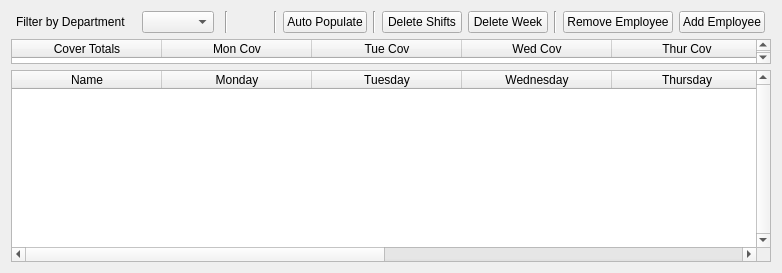
        <widget class="QWidget" name="rotaTab">
         <attribute name="title">
          <string>Rota</string>
         </attribute>
         <layout class="QGridLayout" name="gridLayout_5">
          <item row="4" column="0">
           <widget class="QTableWidget" name="tableWidget">
            <property name="sizePolicy">
             <sizepolicy hsizetype="Preferred" vsizetype="Preferred">
              <horstretch>0</horstretch>
              <verstretch>0</verstretch>
             </sizepolicy>
            </property>
            <property name="minimumSize">
             <size>
              <width>0</width>
              <height>0</height>
             </size>
            </property>
            <property name="styleSheet">
             <string notr="true"/>
            </property>
            <property name="verticalScrollBarPolicy">
             <enum>Qt::ScrollBarAlwaysOn</enum>
            </property>
            <property name="horizontalScrollBarPolicy">
             <enum>Qt::ScrollBarAsNeeded</enum>
            </property>
            <property name="editTriggers">
             <set>QAbstractItemView::NoEditTriggers</set>
            </property>
            <property name="dragDropOverwriteMode">
             <bool>false</bool>
            </property>
            <property name="alternatingRowColors">
             <bool>true</bool>
            </property>
            <property name="selectionMode">
             <enum>QAbstractItemView::ExtendedSelection</enum>
            </property>
            <property name="selectionBehavior">
             <enum>QAbstractItemView::SelectItems</enum>
            </property>
            <property name="textElideMode">
             <enum>Qt::ElideMiddle</enum>
            </property>
            <property name="wordWrap">
             <bool>true</bool>
            </property>
            <property name="columnCount">
             <number>8</number>
            </property>
            <attribute name="horizontalHeaderCascadingSectionResizes">
             <bool>false</bool>
            </attribute>
            <attribute name="horizontalHeaderDefaultSectionSize">
             <number>150</number>
            </attribute>
            <attribute name="horizontalHeaderHighlightSections">
             <bool>false</bool>
            </attribute>
            <attribute name="horizontalHeaderMinimumSectionSize">
             <number>150</number>
            </attribute>
            <attribute name="horizontalHeaderStretchLastSection">
             <bool>false</bool>
            </attribute>
            <attribute name="verticalHeaderVisible">
             <bool>false</bool>
            </attribute>
            <attribute name="verticalHeaderCascadingSectionResizes">
             <bool>false</bool>
            </attribute>
            <attribute name="verticalHeaderDefaultSectionSize">
             <number>30</number>
            </attribute>
            <attribute name="verticalHeaderHighlightSections">
             <bool>false</bool>
            </attribute>
            <attribute name="verticalHeaderMinimumSectionSize">
             <number>21</number>
            </attribute>
            <attribute name="verticalHeaderStretchLastSection">
             <bool>false</bool>
            </attribute>
            <column>
             <property name="text">
              <string>Name</string>
             </property>
            </column>
            <column>
             <property name="text">
              <string>Monday</string>
             </property>
            </column>
            <column>
             <property name="text">
              <string>Tuesday</string>
             </property>
            </column>
            <column>
             <property name="text">
              <string>Wednesday</string>
             </property>
            </column>
            <column>
             <property name="text">
              <string>Thursday</string>
             </property>
            </column>
            <column>
             <property name="text">
              <string>Friday</string>
             </property>
            </column>
            <column>
             <property name="text">
              <string>Saturday</string>
             </property>
            </column>
            <column>
             <property name="text">
              <string>Sunday</string>
             </property>
            </column>
           </widget>
          </item>
          <item row="3" column="0">
           <widget class="QTableWidget" name="coverHeaderTable">
            <property name="sizePolicy">
             <sizepolicy hsizetype="Expanding" vsizetype="Fixed">
              <horstretch>0</horstretch>
              <verstretch>0</verstretch>
             </sizepolicy>
            </property>
            <property name="minimumSize">
             <size>
              <width>0</width>
              <height>25</height>
             </size>
            </property>
            <property name="maximumSize">
             <size>
              <width>16777215</width>
              <height>25</height>
             </size>
            </property>
            <property name="frameShadow">
             <enum>QFrame::Sunken</enum>
            </property>
            <property name="lineWidth">
             <number>0</number>
            </property>
            <property name="verticalScrollBarPolicy">
             <enum>Qt::ScrollBarAlwaysOn</enum>
            </property>
            <property name="horizontalScrollBarPolicy">
             <enum>Qt::ScrollBarAlwaysOff</enum>
            </property>
            <property name="editTriggers">
             <set>QAbstractItemView::NoEditTriggers</set>
            </property>
            <property name="tabKeyNavigation">
             <bool>false</bool>
            </property>
            <property name="dragDropOverwriteMode">
             <bool>false</bool>
            </property>
            <property name="columnCount">
             <number>8</number>
            </property>
            <attribute name="horizontalHeaderDefaultSectionSize">
             <number>150</number>
            </attribute>
            <attribute name="horizontalHeaderMinimumSectionSize">
             <number>150</number>
            </attribute>
            <attribute name="horizontalHeaderShowSortIndicator" stdset="0">
             <bool>false</bool>
            </attribute>
            <attribute name="verticalHeaderVisible">
             <bool>false</bool>
            </attribute>
            <attribute name="verticalHeaderCascadingSectionResizes">
             <bool>false</bool>
            </attribute>
            <attribute name="verticalHeaderDefaultSectionSize">
             <number>0</number>
            </attribute>
            <column>
             <property name="text">
              <string>Cover Totals</string>
             </property>
            </column>
            <column>
             <property name="text">
              <string>Mon Cov</string>
             </property>
            </column>
            <column>
             <property name="text">
              <string>Tue Cov</string>
             </property>
            </column>
            <column>
             <property name="text">
              <string>Wed Cov</string>
             </property>
            </column>
            <column>
             <property name="text">
              <string>Thur Cov</string>
             </property>
            </column>
            <column>
             <property name="text">
              <string>Fri Cov</string>
             </property>
            </column>
            <column>
             <property name="text">
              <string>New Column</string>
             </property>
            </column>
            <column>
             <property name="text">
              <string>Sun Cov</string>
             </property>
            </column>
           </widget>
          </item>
          <item row="2" column="0">
           <layout class="QGridLayout" name="gridLayout_3" rowstretch="0">
            <property name="sizeConstraint">
             <enum>QLayout::SetMaximumSize</enum>
            </property>
            <property name="spacing">
             <number>6</number>
            </property>
            <item row="0" column="15">
             <widget class="QPushButton" name="delShiftBUT">
              <property name="minimumSize">
               <size>
                <width>80</width>
                <height>0</height>
               </size>
              </property>
              <property name="maximumSize">
               <size>
                <width>121</width>
                <height>16777215</height>
               </size>
              </property>
              <property name="text">
               <string>Delete Shifts</string>
              </property>
             </widget>
            </item>
            <item row="0" column="11">
             <spacer name="horizontalSpacer_3">
              <property name="orientation">
               <enum>Qt::Horizontal</enum>
              </property>
              <property name="sizeHint" stdset="0">
               <size>
                <width>40</width>
                <height>20</height>
               </size>
              </property>
             </spacer>
            </item>
            <item row="0" column="20">
             <widget class="Line" name="line">
              <property name="orientation">
               <enum>Qt::Horizontal</enum>
              </property>
             </widget>
            </item>
            <item row="0" column="8">
             <widget class="QComboBox" name="departmentFilterCombo"/>
            </item>
            <item row="0" column="17">
             <widget class="Line" name="line_2">
              <property name="orientation">
               <enum>Qt::Vertical</enum>
              </property>
             </widget>
            </item>
            <item row="0" column="6">
             <widget class="QLabel" name="label_3">
              <property name="text">
               <string>Filter by Department</string>
              </property>
             </widget>
            </item>
            <item row="0" column="7">
             <spacer name="horizontalSpacer_4">
              <property name="orientation">
               <enum>Qt::Horizontal</enum>
              </property>
              <property name="sizeType">
               <enum>QSizePolicy::Fixed</enum>
              </property>
              <property name="sizeHint" stdset="0">
               <size>
                <width>10</width>
                <height>20</height>
               </size>
              </property>
             </spacer>
            </item>
            <item row="0" column="10">
             <widget class="Line" name="line_10">
              <property name="orientation">
               <enum>Qt::Vertical</enum>
              </property>
             </widget>
            </item>
            <item row="0" column="16">
             <widget class="QPushButton" name="deleteWeekBUT">
              <property name="text">
               <string>Delete Week</string>
              </property>
             </widget>
            </item>
            <item row="0" column="14">
             <widget class="Line" name="line_3">
              <property name="orientation">
               <enum>Qt::Vertical</enum>
              </property>
             </widget>
            </item>
            <item row="0" column="19">
             <widget class="QPushButton" name="AddEmpBUT">
              <property name="sizePolicy">
               <sizepolicy hsizetype="Preferred" vsizetype="Preferred">
                <horstretch>0</horstretch>
                <verstretch>0</verstretch>
               </sizepolicy>
              </property>
              <property name="maximumSize">
               <size>
                <width>16777215</width>
                <height>27</height>
               </size>
              </property>
              <property name="layoutDirection">
               <enum>Qt::LeftToRight</enum>
              </property>
              <property name="text">
               <string>Add Employee</string>
              </property>
             </widget>
            </item>
            <item row="0" column="13">
             <widget class="QPushButton" name="AutoPopulate">
              <property name="text">
               <string>Auto Populate</string>
              </property>
             </widget>
            </item>
            <item row="0" column="9">
             <spacer name="horizontalSpacer_12">
              <property name="orientation">
               <enum>Qt::Horizontal</enum>
              </property>
              <property name="sizeType">
               <enum>QSizePolicy::Fixed</enum>
              </property>
              <property name="sizeHint" stdset="0">
               <size>
                <width>5</width>
                <height>20</height>
               </size>
              </property>
             </spacer>
            </item>
            <item row="0" column="18">
             <widget class="QPushButton" name="RemoveEmpBUT">
              <property name="sizePolicy">
               <sizepolicy hsizetype="Preferred" vsizetype="Preferred">
                <horstretch>0</horstretch>
                <verstretch>0</verstretch>
               </sizepolicy>
              </property>
              <property name="maximumSize">
               <size>
                <width>16777215</width>
                <height>27</height>
               </size>
              </property>
              <property name="text">
               <string>Remove Employee</string>
              </property>
             </widget>
            </item>
            <item row="0" column="5">
             <spacer name="horizontalSpacer_11">
              <property name="orientation">
               <enum>Qt::Horizontal</enum>
              </property>
              <property name="sizeType">
               <enum>QSizePolicy::Fixed</enum>
              </property>
              <property name="sizeHint" stdset="0">
               <size>
                <width>5</width>
                <height>20</height>
               </size>
              </property>
             </spacer>
            </item>
            <item row="0" column="12">
             <widget class="Line" name="line_8">
              <property name="orientation">
               <enum>Qt::Vertical</enum>
              </property>
             </widget>
            </item>
           </layout>
          </item>
         </layout>
        </widget>
